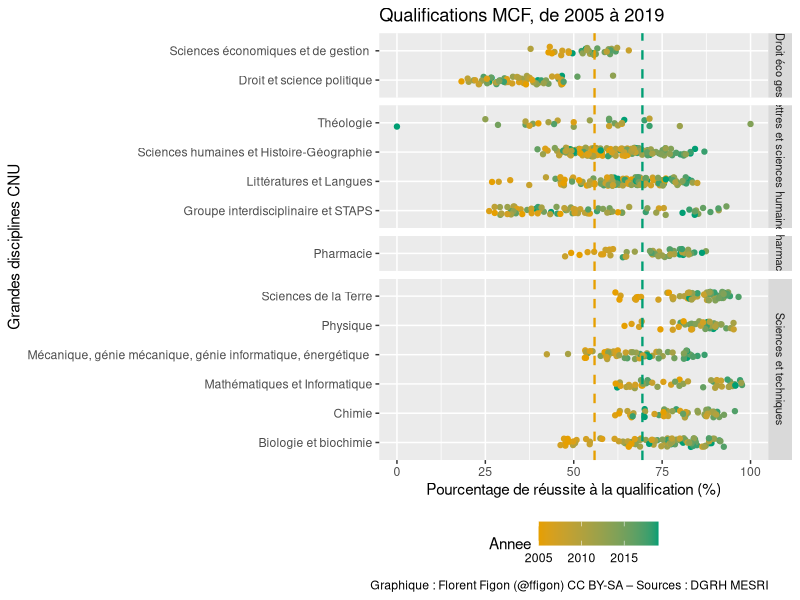
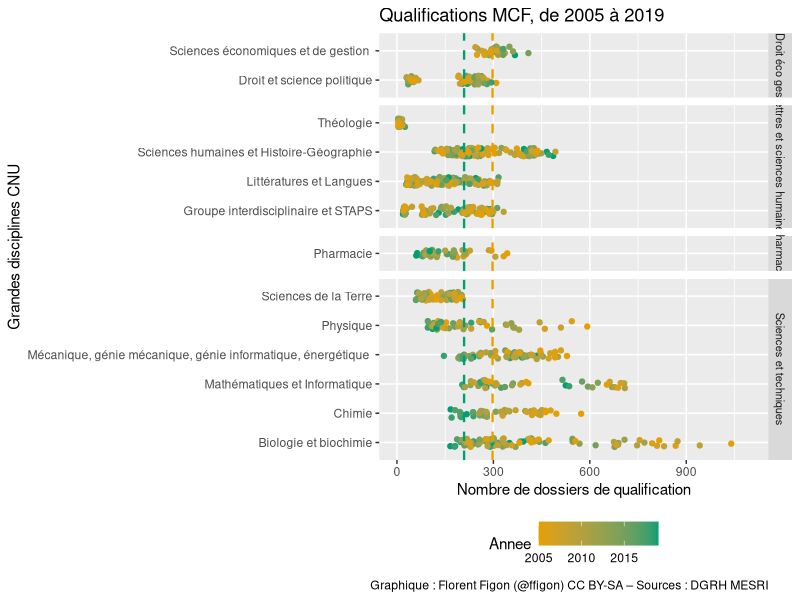
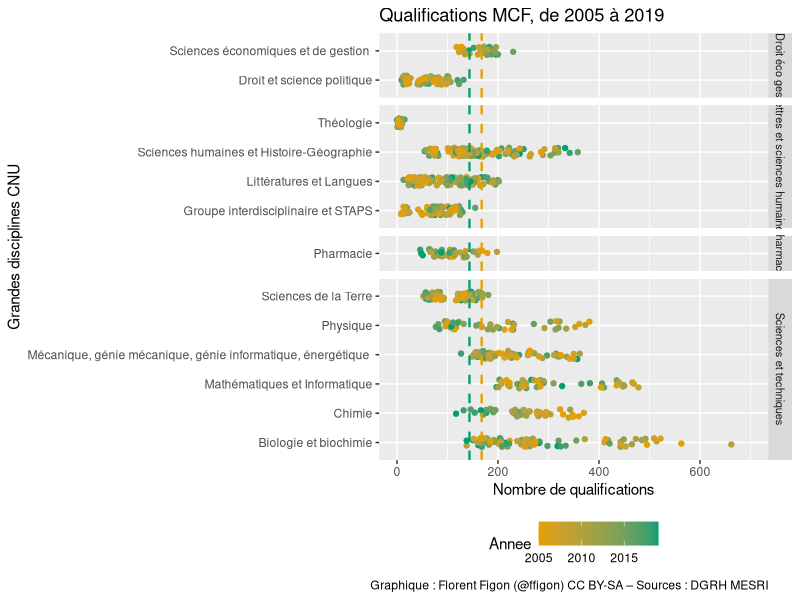
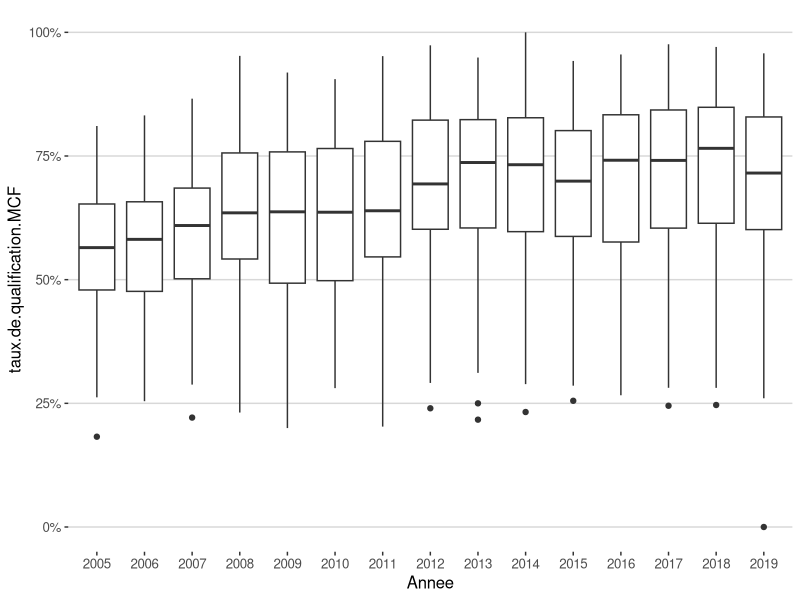
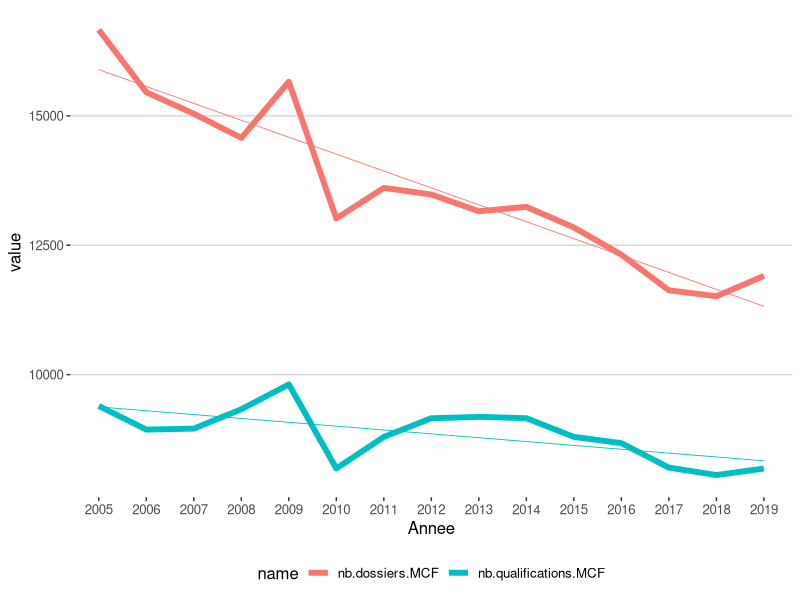
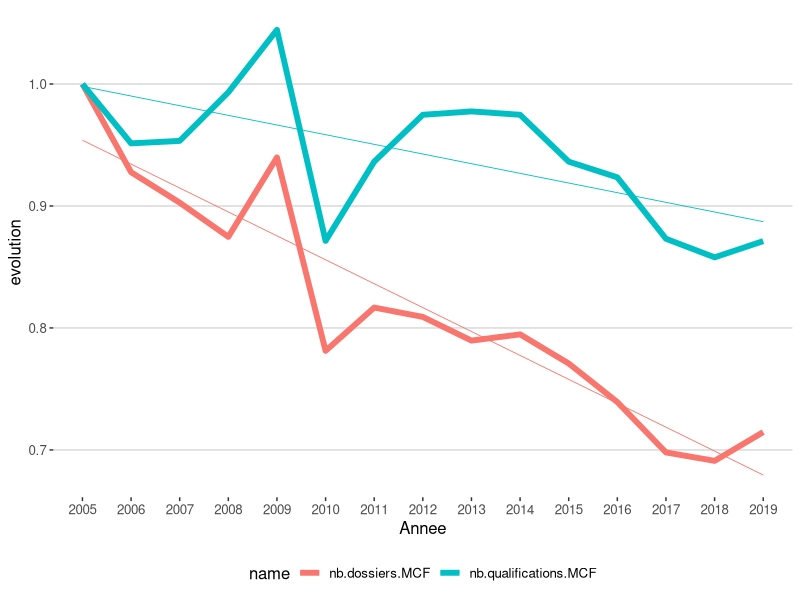
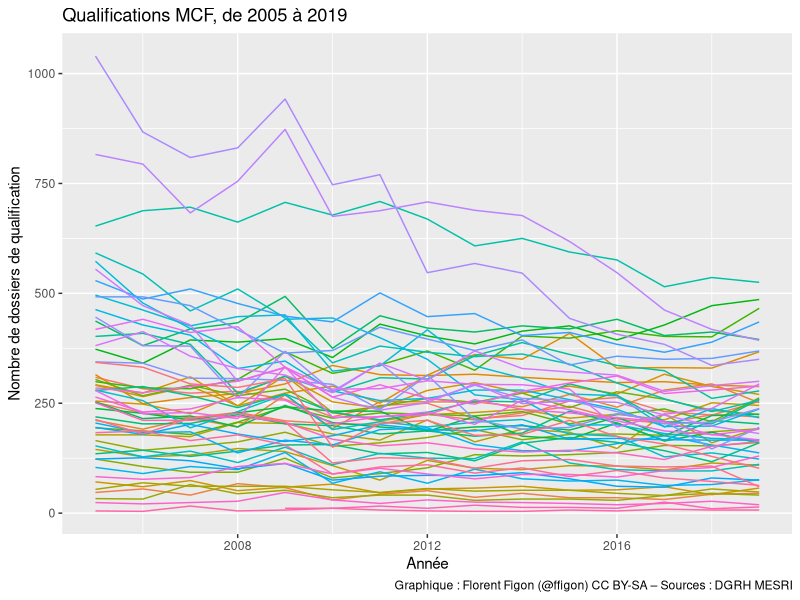
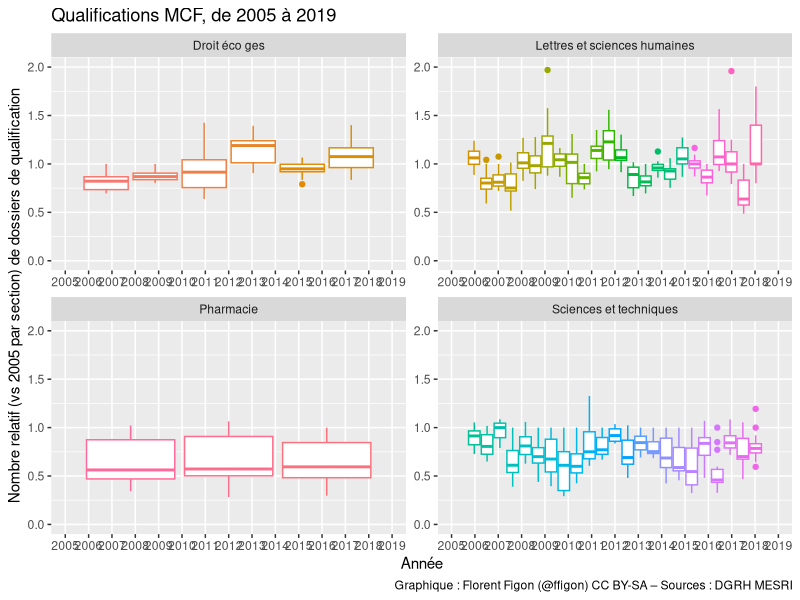

These charts were generated, in order, by the following R code:
## ---- chunk 1
knitr::opts_chunk$set(echo = FALSE)

library(tidyverse)
library(ggthemes)
library(ggbeeswarm)
library("gridExtra")
data_CNU = read.table("DB_CNU_QualificationRecrutements_20201123.csv", h=T, sep=";")
## ---- chunk 2
colnames(data_CNU)
## ---- chunk 3
tapply(data_CNU$QualificationQualifies.MCF/data_CNU$QualificationDossiers.MCF, data_CNU$Annee, mean, na.rm=T)
## ---- chunk 4
ggplot(data_CNU, aes(x = (QualificationQualifies.MCF/QualificationDossiers.MCF)*100, y = GroupeCNU, color=Annee)) +
  geom_jitter(width = 0, height = 0.15) +
  geom_vline(xintercept=55.88368, linetype="dashed", color = "#E69F00", size=0.8) + 
  geom_vline(xintercept=69.41814, linetype="dashed", color = "#009E73", size=0.8) +
  xlim(0,100) +
  theme(legend.position="bottom") +
  facet_grid(GrandeDisciplineCNU~., scales="free", space="free") +
  theme(strip.text.y = element_text(size = 8)) +
  scale_color_gradient(low="#E69F00", high="#009E73") +
  labs(title="Qualifications MCF, de 2005 à 2019", y ="Grandes disciplines CNU", x = "Pourcentage de réussite à la qualification (%)") +
  labs(caption = "Graphique : Florent Figon (@ffigon) CC BY-SA – Sources : DGRH MESRI")
## ---- chunk 5
tapply(data_CNU$QualificationDossiers.MCF, data_CNU$Annee, mean, na.rm=T)
## ---- chunk 6
ggplot(data_CNU, aes(x = QualificationDossiers.MCF, y = GroupeCNU, color=Annee)) +
  geom_jitter(width = 0, height = 0.15) +
  geom_vline(xintercept=297.5357, linetype="dashed", color = "#E69F00", size=0.8) + 
  geom_vline(xintercept=208.8947, linetype="dashed", color = "#009E73", size=0.8) +
  xlim(0,1100) +
  theme(legend.position="bottom") +
  facet_grid(GrandeDisciplineCNU~., scales="free", space="free") +
  theme(strip.text.y = element_text(size = 8)) +
  scale_color_gradient(low="#E69F00", high="#009E73") +
  labs(title="Qualifications MCF, de 2005 à 2019", y ="Grandes disciplines CNU", x = "Nombre de dossiers de qualification") +
  labs(caption = "Graphique : Florent Figon (@ffigon) CC BY-SA – Sources : DGRH MESRI")
## ---- chunk 7
tapply(data_CNU$QualificationQualifies.MCF, data_CNU$Annee, mean, na.rm=T)
## ---- chunk 8
ggplot(data_CNU, aes(x = QualificationQualifies.MCF, y = GroupeCNU, color=Annee)) +
  geom_jitter(width = 0, height = 0.15) +
  geom_vline(xintercept=167.7500, linetype="dashed", color = "#E69F00", size=0.8) + 
  geom_vline(xintercept=143.5789, linetype="dashed", color = "#009E73", size=0.8) +
  xlim(0,700) +
  theme(legend.position="bottom") +
  facet_grid(GrandeDisciplineCNU~., scales="free", space="free") +
  theme(strip.text.y = element_text(size = 8)) +
  scale_color_gradient(low="#E69F00", high="#009E73") +
  labs(title="Qualifications MCF, de 2005 à 2019", y ="Grandes disciplines CNU", x = "Nombre de qualifications") +
  labs(caption = "Graphique : Florent Figon (@ffigon) CC BY-SA – Sources : DGRH MESRI")
## ---- chunk 9
cnu <- data_CNU %>%
  mutate(
    Annee = as.factor(Annee),
    taux.de.qualification.MCF = QualificationQualifies.MCF / QualificationDossiers.MCF)
## ---- chunk 10
cnu %>%
  ggplot(aes(x=Annee, y=taux.de.qualification.MCF)) +
    geom_boxplot() +
    scale_y_continuous(labels=scales::percent) +
  theme_hc()
## ---- chunk 11
cnu.sum <- cnu %>%
  group_by(Annee) %>%
  summarise(
    nb.dossiers.MCF = sum(QualificationDossiers.MCF, na.rm = TRUE),
    nb.qualifications.MCF = sum(QualificationQualifies.MCF, na.rm = TRUE)
  ) %>%
  pivot_longer(-Annee) %>%
  group_by(name) %>%
  mutate(evolution = value / first(value)) %>%
  ungroup()

ggplot(cnu.sum, aes(x=Annee, y=value, color=name, group=name)) +
  geom_line(size=2) +
  geom_smooth(method="lm", se=FALSE, size=0.3) +
  theme_hc()
## ---- chunk 12
  ggplot(cnu.sum, aes(x=Annee, y=evolution, color=name, group=name)) +
    geom_line(size=2) +
    geom_smooth(method="lm", se=FALSE, size=0.3) +
    theme_hc()
## ---- chunk 13
annee1 = head(cnu.sum$Annee, 1)
annee2 = tail(cnu.sum$Annee, 1)
dossiers1 = subset(cnu.sum,name=="nb.dossiers.MCF",value) %>% head(1)
dossiers2 = subset(cnu.sum,name=="nb.dossiers.MCF",value) %>% tail(1)
ddossiers = scales::percent((subset(cnu.sum,name=="nb.dossiers.MCF",evolution) %>% tail(1)-1)[[1]])
qualifs1 = subset(cnu.sum,name=="nb.qualifications.MCF",value) %>% head(1)
qualifs2 = subset(cnu.sum,name=="nb.qualifications.MCF",value) %>% tail(1)
dqualifs = scales::percent((subset(cnu.sum,name=="nb.qualifications.MCF",evolution) %>% tail(1)-1)[[1]])
## ---- chunk 14
ggplot(data_CNU, aes(x=Annee, y=QualificationDossiers.MCF, group=SectionCNU, color=SectionCNU)) +
  geom_line() +
  theme(legend.position="none") +
  labs(title="Qualifications MCF, de 2005 à 2019", x ="Année", y = "Nombre de dossiers de qualification") +
  labs(caption = "Graphique : Florent Figon (@ffigon) CC BY-SA – Sources : DGRH MESRI")
## ---- chunk 15
cnu.parSection <- cnu %>% group_by(SectionCNU) %>% arrange(Annee, SectionCNU.ID) %>% mutate(debut = first(QualificationDossiers.MCF)) %>% mutate(evolution = QualificationDossiers.MCF/debut) %>% ungroup()

ggplot(cnu.parSection, aes(x=Annee, y=evolution, group=SectionCNU, color=SectionCNU)) +
  geom_boxplot() +
  theme(legend.position="none") +
  ylim(0,2) +
  facet_wrap(.~GrandeDisciplineCNU, scale="free") +
  labs(title="Qualifications MCF, de 2005 à 2019", x ="Année", y = "Nombre relatif (vs 2005 par section) de dossiers de qualification") +
  labs(caption = "Graphique : Florent Figon (@ffigon) CC BY-SA – Sources : DGRH MESRI")
## ---- chunk 16
ggplot(cnu.parSection, aes(x=Annee, y=evolution, group=SectionCNU, color=SectionCNU)) +
  geom_smooth(method="lm", se=F, size=0.3) +
  theme(legend.position="none") +
  facet_wrap(.~GrandeDisciplineCNU, scale="free") +
  labs(title="Qualifications MCF, de 2005 à 2019", x ="Année", y = "Régression linéaire du nombre relatif (vs 2005 par section) de dossiers de qualification") +
  labs(caption = "Graphique : Florent Figon (@ffigon) CC BY-SA – Sources : DGRH MESRI")
## ---- chunk 17
ggplot(cnu.parSection, aes(x=Annee, y=evolution, group=Annee)) +
    geom_boxplot() +
    theme(legend.position="none") +
    facet_wrap(.~GrandeDisciplineCNU) +
    labs(title="Qualifications MCF, de 2005 à 2019", x ="Année", y = "Nombre relatif (vs 2005 par section) de dossiers de qualification") +
    labs(caption = "Graphique : Florent Figon (@ffigon) CC BY-SA – Sources : DGRH MESRI") +
    theme_hc()
## ---- chunk 18
ggplot(cnu.parSection, aes(x=Annee, y=evolution, group=Annee)) +
    geom_hline(yintercept = 1.0) +
    geom_boxplot() +
    theme(legend.position="none") +
    facet_wrap(.~GrandeDisciplineCNU) +
    coord_cartesian(ylim=c(0,2)) +
    labs(title="Qualifications MCF, de 2005 à 2019", x ="Année", y = "Nombre relatif (vs 2005 par section) de dossiers de qualification") +
    labs(caption = "Graphique : Florent Figon (@ffigon) CC BY-SA – Sources : DGRH MESRI") +
  theme_hc()
## ---- chunk 19
ggplot(cnu.parSection, aes(x=Annee, y=evolution, group=Annee, fill=GrandeDisciplineCNU)) +
    geom_hline(yintercept = 1.0) +
    geom_violin() +
    theme(legend.position="none") +
    facet_wrap(.~GrandeDisciplineCNU) +
    coord_cartesian(ylim=c(0,2)) +
    labs(title="Qualifications MCF, de 2005 à 2019", x ="Année", y = "Nombre relatif (vs 2005 par section) de dossiers de qualification") +
    labs(caption = "Graphique : Florent Figon (@ffigon) CC BY-SA – Sources : DGRH MESRI") +
  theme_hc()
